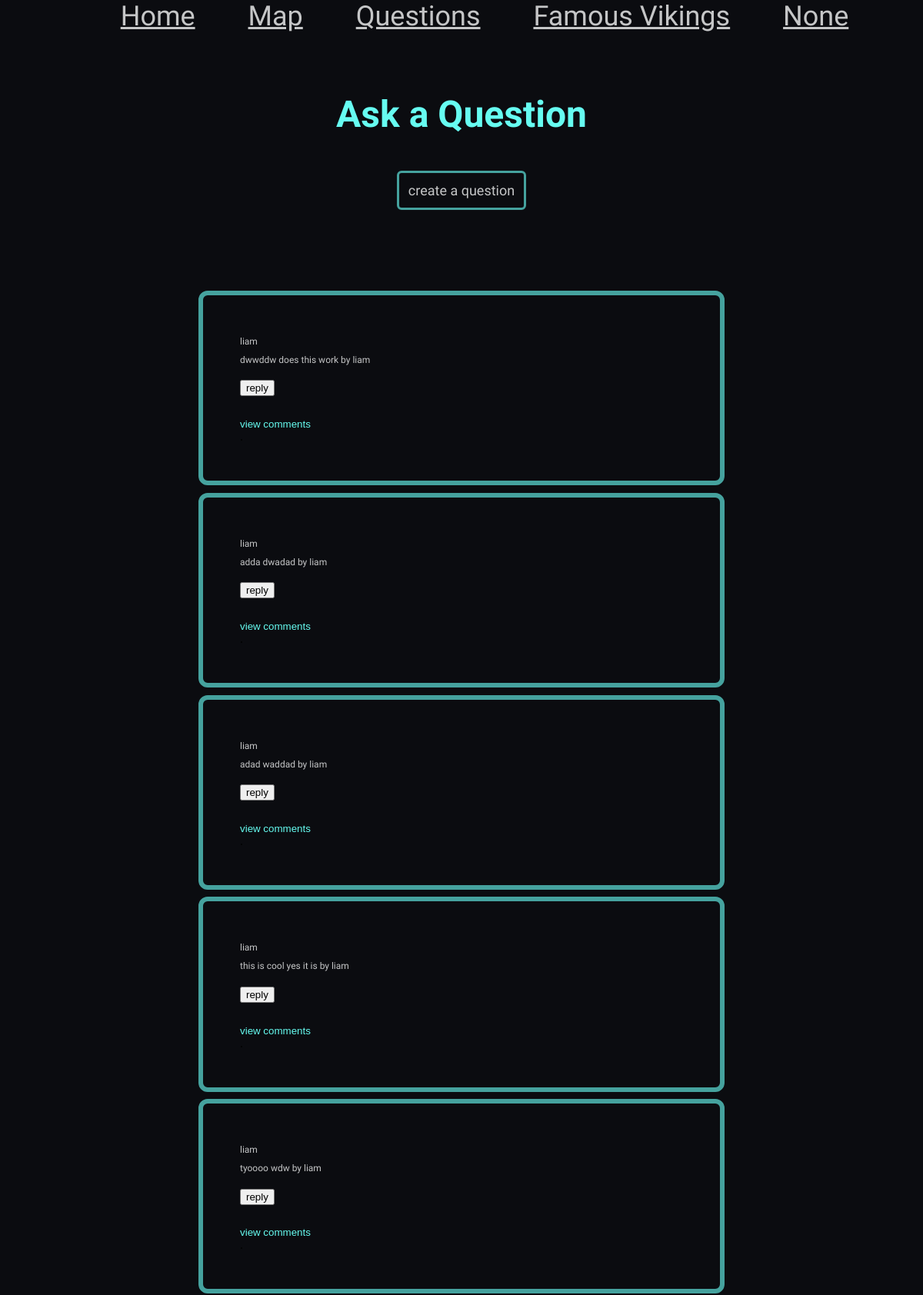
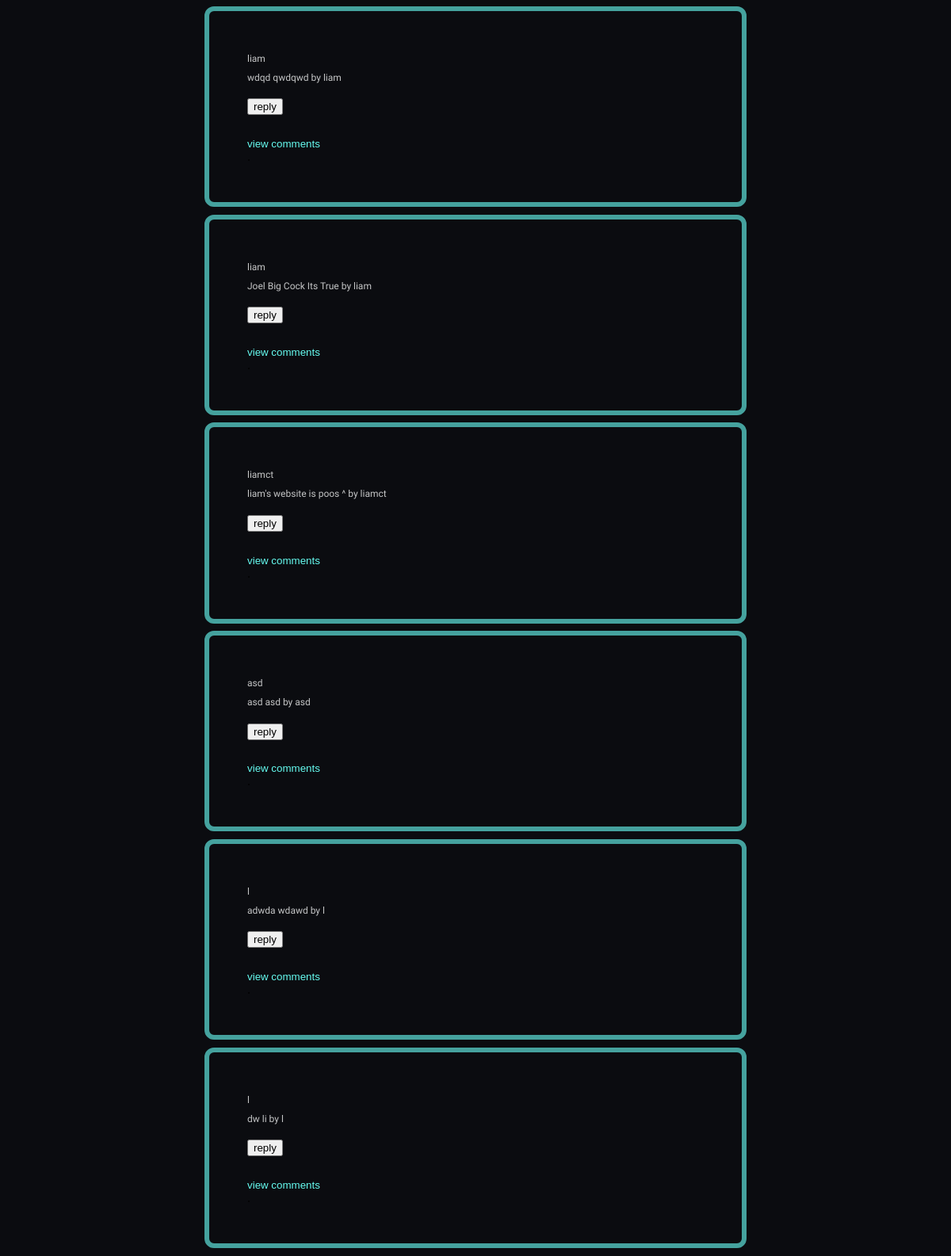
The page /question on the database its author committed (2 pictures, top to bottom).
### models.py (models this page shows)
class Question(db.Model):
    __tablename__ = "Question"
    id = db.Column(db.Integer, primary_key=True, autoincrement=True)
    user = db.Column(db.Integer, db.ForeignKey('User.id'), nullable = False)
    question = db.Column(db.String(225), unique=True)
    title = db.Column(db.String(225), unique=True)
    comments = db.relationship('Comment', back_populates='question')
    users = db.relationship('User')

class User(db.Model):
    __tablename__ = "User"
    id = db.Column(db.Integer, primary_key=True, autoincrement=True)
    name = db.Column(db.String(225), unique=True)
    salt = db.Column(db.String(225))
    key = db.Column(db.String(225))
    email = db.Column(db.String())

### main.py (the view)
@app.route('/question', methods=['POST', 'GET'])
def history():
    current_user = session.get('name')
    form = Comment_Form()
    if request.method=='GET':  # did the browser ask to see the page
        questions = models.Question.query.all()
        for question in questions:
            print(question.comments)
        return render_template('question.html', form=form, title="Question", user = current_user, questions = questions)
    else:
        questions = models.Question.query.all()
        questions.reverse()
        return render_template('question.html', form=form, page_title="history", user = current_user, questions = questions)

### models.py (called while the page is built)
    def __repr__(self):
        return self.comment

### templates/question.html (shortened to what this page needs)
{% extends 'layout.html' %}
{% block content %}
<div class = "question_title">
  <h1> Ask a Question </h1>
</div>
<div class = "form_create">
  <a href="/question/create"> create a question </a>
</div>
<div class = "wrapper_question">
  <div class = "writing_box">
    {% for question in questions %}
    <div class = "question_box">
      <div class = "splitter">
        <p>{{question.users.name}}</p>
        <p>{{ question.title }}   {{ question.question }} by {{question.users.name}}</p>
        <button id= "reply_btn">reply</button>
      </div>
      <div class = "splitter_2">
        <button id = "demo" onclick="change_name()">view comments</button>
      </div>
    <div> .</div>
    </div>
    {% endfor %}
  </div>
</div>
{% endblock %}

### static/css/style.css (style rules this page uses)
:root { --clr-primary: #0B0C10; --clr-neutral: #C5C6C7; --clr-neutral-100: #45A29E; --clr-neutral-200: #66FCF1; --font-family: 'Squada One', cursive; }
body, h1, h2, p { margin: 0; }
p, input { font-family: var(--font-family); font-size: 1vw; }
#overall { background-color: var(--clr-primary); }
.wrapper_question { margin: 0% 0 0 10%; width:80%; height: flex; }
.form_create { text-align: center; margin: 0 0 10% 0; }
.form_create a { color: var(--clr-neutral); border: 0.25vw solid var(--clr-neutral-100); border-radius: 0.5vw; padding:1%; text-decoration: none; font-size: 1.5vw; font-family: var(--font-family); }
.writing_box { width:100%; height:flex; }
.writing_box p { color: var(--clr-neutral); line-height: 2; font-size: 1vw; }
.question_title { font-family: var(--font-family); color: var(--clr-neutral-200); text-align: center; font-size: 2vw; padding: 5% 0 5% 0; }
.question_box { width:60%; display: flex; border: 0.5vw solid var(--clr-neutral-100); border-radius: 1vw; margin: 1% auto 1% auto; flex-direction: column; padding:5%; }
.splitter_2 button { padding: 0; border: none; background: none; color: var(--clr-neutral-200); }
#reply_btn { margin: 2.5% 0 5% 0; }

### rows shown on the page
Question: users.name "liam", title "dwwddw", question "does this work"
Question: users.name "liam", title "adda", question "dwadad"
Question: users.name "liam", title "adad", question "waddad"
Question: users.name "liam", title "this is cool", question "yes it is"
Question: users.name "liam", title "tyoooo", question "wdw"
Question: users.name "liam", title "wdqd", question "qwdqwd"
Question: users.name "liam", title "Joel Big Cock", question "Its True"
Question: users.name "liamct", title "liam's website is poos", question "^"
Question: users.name "asd", title "asd", question "asd"
Question: users.name "l", title "adwda", question "wdawd"
Question: users.name "l", title "dw", question "li"

### other values the page prints
{{ user }} "None"
